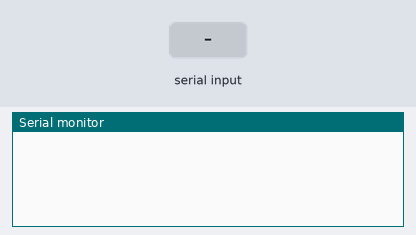
A sketch run on a simulated Arduino Uno, built with avr-gcc and run on an emulated ATmega328P. Shown: the last lines printed to the serial monitor. Inputs (shaded band) come from the test bench. The modem accepts every AT command (registered, SIM ready, sends succeed) and sends nothing else.

Above: at 2.2 s.
2.3 s: "a\n" received over Serial
3.8 s: byte 103 ('g') received over Serial
At 5.5 s:
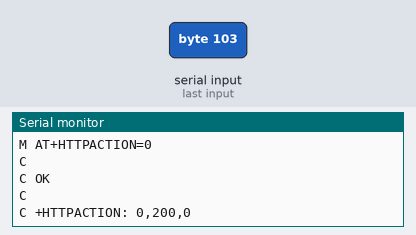
6.3 s: byte 112 ('p') received over Serial
At 7.0 s:
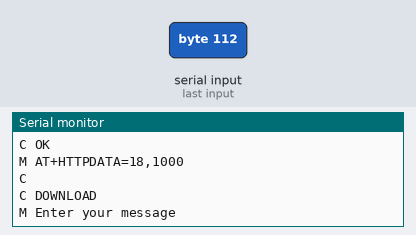
7.9 s: "+HTTPACTION\n" received over the second serial link
At 8.7 s:
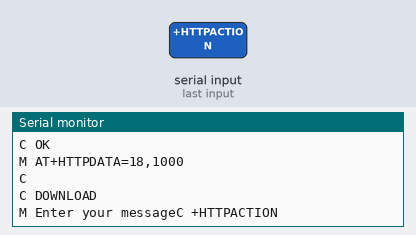
9.4 s: byte 114 ('r') received over Serial
At 15.5 s:
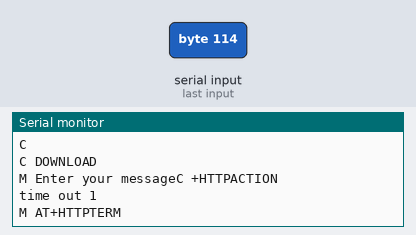
15.8 s: "a\n" received over the second serial link
At 17.1 s:
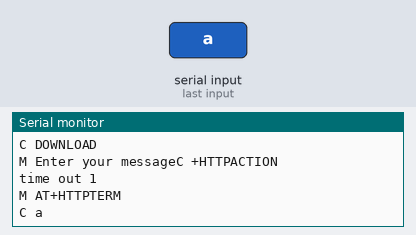

Measured:
- after the input at 3.8 s, the serial monitor: prints a new line at once (image 1)
- after the input at 6.3 s, the serial monitor: prints a new line at once (image 2)
- after the input at 7.9 s, the serial monitor: prints a new line at once (image 3)
- after the input at 9.4 s, the serial monitor: prints a new line after 5.1 s (image 4)
- after the input at 15.8 s, the serial monitor: prints a new line at once (image 5)

The sketch:

HTTP_request_with_4G_and_Arduino.ino
```cpp
#include <SoftwareSerial.h>

SoftwareSerial mySerial(2, 3);

const char* HTTP_PAYLOAD = "Enter your message";  // HTTP payload
const char* Post_URL = "https://postman-echo.com/post";  // Post URL . you can change it with your URL
const char* Get_URL = "https://www.google.com";  // Get URL. you can change it with your URL

bool exec = false;
bool baud = false;


void setup() {
  mySerial.begin(115200);  // Setting the baud rate of A7670 Module
  Serial.begin(19200);
  delay(1000);


}

void loop() {
  if (millis() >= 3000) {
    if (!baud) {
      ATCommandOK("AT+IPR=19200\r\n", true);
      mySerial.end();
      mySerial.begin(19200);
      baud = true;
      Serial.println("Press 'a' to Start HTTP");
      Serial.println("Press 'g' to make GET request");
      Serial.println("Press 'p' to make POST request");
      Serial.println("Press 'r' to Stop HTTP");
    }
  }
  if (Serial.available() > 0) {
    char command = Serial.read();
    switch (command) {    // Check for user input from Serial Monitor
      case 'a':
        // = false;
        startHTTP();
        break;
      case 'g':
        //ubscribe = false;
        HTTP_get_data();
        break;
      case 'p':
        HTTP_post_data();
        break;
      case 'r':

        stopHTTP();
        break;
    }
  }

}


// Function to send POST request
void HTTP_post_data() {
  ATCommandOK("AT+HTTPPARA=\"URL\",\"" + String(Post_URL) + "\"\r\n", true);
  delay(100);
  String payloadCommand = "AT+HTTPDATA=" + String(strlen(HTTP_PAYLOAD)) + ",1000\r\n";
  if (sendBlockingATCommand(payloadCommand, true)) {
    if (ATCommandOK(HTTP_PAYLOAD, true)) {
      if (ATCommandOK("AT+HTTPACTION=1\r\n", true)) {
        // Check for incoming HTTP responses until +HTTPACTION response is received
        checkIncomingHTTPResponse();
      }
    }
  }
}


// Function to send get request
void HTTP_get_data() {
  ATCommandOK("AT+HTTPPARA=\"URL\",\"" + String(Get_URL) + "\"\r\n", true);
  delay(1000);
  if (ATCommandOK("AT+HTTPACTION=0\r\n", true)){

    checkIncomingHTTPResponse();
  }

}

// Function to initialize HTTP connection
void startHTTP() {
  ATCommandOK("AT\r\n", true);
  ATCommandOK("ATE0\r\n", true);
  ATCommandOK("AT+HTTPINIT\r\n", true);
  delay(1000);
}


// Function to terminate HTTP connection
void stopHTTP() {
  ATCommandOK("AT+HTTPTERM\r\n", true);
  Serial.println("HTTP stopped successfully");
}


// Function to send AT commands and wait for the response "DOWNLOAD"
bool sendBlockingATCommand(String cmd, bool extendTime) {
  Serial.print("M ");
  Serial.print(cmd);
  mySerial.print(cmd);

  unsigned long t = millis();
  String str;
  unsigned long int t2 = 4000L;
  if (extendTime)
    t2 = 6000L;
  while (millis() - t < t2) {
    if (mySerial.available() > 0) {
      str = ReadString();
      if (str.indexOf("DOWNLOAD") != -1)
        return true;
      else if (matchString(str, "ERROR\r") == true)
        return false;
    }
  }
  Serial.println("time out 2");
  return false;
}

// Function to send AT commands and wait for the response "OK"
bool ATCommandOK(String cmd, bool extendTime) {
  Serial.print("M ");
  Serial.print(cmd);
  mySerial.print(cmd);

  unsigned long t = millis();
  String str;
  unsigned long int t2 = 6000L;
  if (extendTime)
    t2 = 8000L;
  while (millis() - t < t2) {
    if (mySerial.available() > 0) {
      str = ReadString();
      if (matchString(str, "OK\r") == true)
        return true;
      else if (matchString(str, "ERROR\r") == true)
        return false;
    }
  }
  Serial.println("time out 1");
  return false;
}

// Function to read response from Serial
String ReadString() {
  String str = "";
  if (mySerial.available() > 0) {
    str = mySerial.readStringUntil('\n');
    Serial.print("C ");
    Serial.println(str);
  }
  return str;
}

// Function to check if two strings match
bool matchString(String m1, String m2) {
  return (m1 == m2);
}

// Function to continuously read and process incoming HTTP responses until +HTTPACTION response is received
void checkIncomingHTTPResponse() {
  String response;
  while (!response.startsWith("+HTTPACTION")) {
    response = ReadString();

  }

}
```
